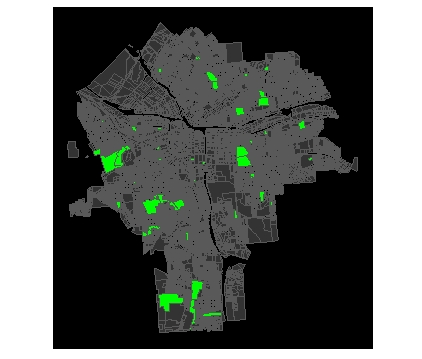

Reproduce this figure in R.
library(sf)
library(tidyverse)
parcels <- st_read("4-10-2018.shp")

parks <- parcels %>%
  filter(LUCODE %in% c(960, 961,962,963))
other_parcels <- parcels %>%
  filter(!LUCODE %in% c(960, 961,962,963))

ggplot() +
  geom_sf(data = parks, fill = "green") +
  geom_sf(data = other_parcels, fill = "gray20") + 
  theme(legend.position = "none",
        panel.grid = element_blank(),
        axis.title = element_blank(),
        axis.text = element_blank(),
        axis.ticks = element_blank(),
        panel.background = element_rect(fill = "black",
                                        colour = "black",
                                        size = 0.5, linetype = "solid")) 
